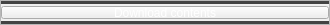
                              <widget class="QFrame" name="dividerDownloadContents">
                               <property name="minimumSize">
                                <size>
                                 <width>330</width>
                                 <height>25</height>
                                </size>
                               </property>
                               <property name="maximumSize">
                                <size>
                                 <width>330</width>
                                 <height>25</height>
                                </size>
                               </property>
                               <property name="frameShape">
                                <enum>QFrame::StyledPanel</enum>
                               </property>
                               <property name="frameShadow">
                                <enum>QFrame::Raised</enum>
                               </property>
                               <layout class="QVBoxLayout" name="verticalLayout_30">
                                <property name="spacing">
                                 <number>2</number>
                                </property>
                                <property name="leftMargin">
                                 <number>0</number>
                                </property>
                                <property name="topMargin">
                                 <number>0</number>
                                </property>
                                <property name="rightMargin">
                                 <number>0</number>
                                </property>
                                <property name="bottomMargin">
                                 <number>0</number>
                                </property>
                                <item>
                                 <widget class="Line" name="line_3">
                                  <property name="styleSheet">
                                   <string notr="true">background-color: rgb(67, 67, 67);
border-radius: 3px</string>
                                  </property>
                                  <property name="orientation">
                                   <enum>Qt::Horizontal</enum>
                                  </property>
                                 </widget>
                                </item>
                                <item>
                                 <widget class="QPushButton" name="downloadContentsBtn">
                                  <property name="styleSheet">
                                   <string notr="true">#downloadContentsBtn{color:white}</string>
                                  </property>
                                  <property name="text">
                                   <string>Download contents</string>
                                  </property>
                                  <property name="icon">
                                   <iconset resource="resources_rc.qrc">
                                    <normaloff>:/icon/icons/chevron-down.svg</normaloff>:/icon/icons/chevron-down.svg</iconset>
                                  </property>
                                 </widget>
                                </item>
                                <item>
                                 <widget class="Line" name="line_4">
                                  <property name="styleSheet">
                                   <string notr="true">background-color: rgb(67, 67, 67);
border-radius: 3px</string>
                                  </property>
                                  <property name="orientation">
                                   <enum>Qt::Horizontal</enum>
                                  </property>
                                 </widget>
                                </item>
                               </layout>
                              </widget>
